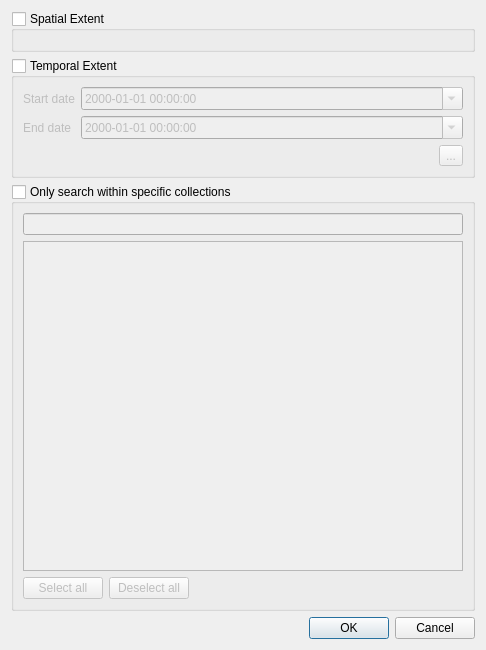
<?xml version="1.0" encoding="UTF-8"?>
<ui version="4.0">
 <class>QgsStacSearchParametersDialog</class>
 <widget class="QDialog" name="QgsStacSearchParametersDialog">
  <property name="geometry">
   <rect>
    <x>0</x>
    <y>0</y>
    <width>486</width>
    <height>650</height>
   </rect>
  </property>
  <property name="windowTitle">
   <string>STAC Search Filters</string>
  </property>
  <layout class="QVBoxLayout" name="verticalLayout">
   <item>
    <widget class="QgsCollapsibleGroupBox" name="mSpatialGroupBox">
     <property name="title">
      <string>Spatial Extent</string>
     </property>
     <property name="checkable">
      <bool>true</bool>
     </property>
     <property name="checked">
      <bool>false</bool>
     </property>
     <layout class="QVBoxLayout" name="verticalLayout_3">
      <item>
       <widget class="QgsExtentWidget" name="mSpatialExtent" native="true"/>
      </item>
     </layout>
    </widget>
   </item>
   <item>
    <widget class="QgsCollapsibleGroupBox" name="mTemporalGroupBox">
     <property name="title">
      <string>Temporal Extent</string>
     </property>
     <property name="checkable">
      <bool>true</bool>
     </property>
     <property name="checked">
      <bool>false</bool>
     </property>
     <layout class="QFormLayout" name="formLayout">
      <item row="0" column="0">
       <widget class="QLabel" name="label">
        <property name="text">
         <string>Start date</string>
        </property>
       </widget>
      </item>
      <item row="0" column="1">
       <widget class="QgsDateTimeEdit" name="mFromDateTimeEdit">
        <property name="currentSection">
         <enum>QDateTimeEdit::Section::YearSection</enum>
        </property>
        <property name="displayFormat">
         <string>yyyy-MM-dd HH:mm:ss</string>
        </property>
        <property name="calendarPopup">
         <bool>true</bool>
        </property>
        <property name="timeSpec">
         <enum>Qt::TimeSpec::UTC</enum>
        </property>
       </widget>
      </item>
      <item row="1" column="0">
       <widget class="QLabel" name="label_2">
        <property name="text">
         <string>End date</string>
        </property>
       </widget>
      </item>
      <item row="1" column="1">
       <widget class="QgsDateTimeEdit" name="mToDateTimeEdit">
        <property name="currentSection">
         <enum>QDateTimeEdit::Section::YearSection</enum>
        </property>
        <property name="displayFormat">
         <string>yyyy-MM-dd HH:mm:ss</string>
        </property>
        <property name="calendarPopup">
         <bool>true</bool>
        </property>
        <property name="timeSpec">
         <enum>Qt::TimeSpec::UTC</enum>
        </property>
       </widget>
      </item>
      <item row="2" column="1">
       <layout class="QHBoxLayout" name="horizontalLayout">
        <item>
         <spacer name="horizontalSpacer">
          <property name="orientation">
           <enum>Qt::Orientation::Horizontal</enum>
          </property>
          <property name="sizeHint" stdset="0">
           <size>
            <width>40</width>
            <height>20</height>
           </size>
          </property>
         </spacer>
        </item>
        <item>
         <widget class="QToolButton" name="mTemporalToolButton">
          <property name="text">
           <string>...</string>
          </property>
         </widget>
        </item>
       </layout>
      </item>
     </layout>
    </widget>
   </item>
   <item>
    <widget class="QgsCollapsibleGroupBox" name="mCollectionsGroupBox">
     <property name="title">
      <string>Only search within specific collections</string>
     </property>
     <property name="checkable">
      <bool>true</bool>
     </property>
     <property name="checked">
      <bool>false</bool>
     </property>
     <layout class="QVBoxLayout" name="verticalLayout_2">
      <item>
       <widget class="QgsFilterLineEdit" name="mCollectionsFilterLineEdit"/>
      </item>
      <item>
       <widget class="QListView" name="mCollectionsListView">
        <property name="editTriggers">
         <set>QAbstractItemView::EditTrigger::NoEditTriggers</set>
        </property>
        <property name="showDropIndicator" stdset="0">
         <bool>false</bool>
        </property>
       </widget>
      </item>
      <item>
       <layout class="QHBoxLayout" name="horizontalLayout_2">
        <item>
         <widget class="QPushButton" name="mSelectAllCollectionsButton">
          <property name="text">
           <string>Select all</string>
          </property>
         </widget>
        </item>
        <item>
         <widget class="QPushButton" name="mDeselectAllCollectionsButton">
          <property name="text">
           <string>Deselect all</string>
          </property>
         </widget>
        </item>
        <item>
         <spacer name="horizontalSpacer_2">
          <property name="orientation">
           <enum>Qt::Orientation::Horizontal</enum>
          </property>
          <property name="sizeHint" stdset="0">
           <size>
            <width>40</width>
            <height>20</height>
           </size>
          </property>
         </spacer>
        </item>
       </layout>
      </item>
     </layout>
    </widget>
   </item>
   <item>
    <widget class="QDialogButtonBox" name="buttonBox">
     <property name="orientation">
      <enum>Qt::Orientation::Horizontal</enum>
     </property>
     <property name="standardButtons">
      <set>QDialogButtonBox::StandardButton::Cancel|QDialogButtonBox::StandardButton::Ok</set>
     </property>
    </widget>
   </item>
  </layout>
 </widget>
 <customwidgets>
  <customwidget>
   <class>QgsFilterLineEdit</class>
   <extends>QLineEdit</extends>
   <header>qgsfilterlineedit.h</header>
  </customwidget>
  <customwidget>
   <class>QgsCollapsibleGroupBox</class>
   <extends>QGroupBox</extends>
   <header>qgscollapsiblegroupbox.h</header>
   <container>1</container>
  </customwidget>
  <customwidget>
   <class>QgsDateTimeEdit</class>
   <extends>QDateTimeEdit</extends>
   <header>qgsdatetimeedit.h</header>
  </customwidget>
  <customwidget>
   <class>QgsExtentWidget</class>
   <extends>QWidget</extends>
   <header>qgsextentwidget.h</header>
   <container>1</container>
  </customwidget>
 </customwidgets>
 <resources/>
 <connections>
  <connection>
   <sender>buttonBox</sender>
   <signal>accepted()</signal>
   <receiver>QgsStacSearchParametersDialog</receiver>
   <slot>accept()</slot>
   <hints>
    <hint type="sourcelabel">
     <x>248</x>
     <y>254</y>
    </hint>
    <hint type="destinationlabel">
     <x>157</x>
     <y>274</y>
    </hint>
   </hints>
  </connection>
  <connection>
   <sender>buttonBox</sender>
   <signal>rejected()</signal>
   <receiver>QgsStacSearchParametersDialog</receiver>
   <slot>reject()</slot>
   <hints>
    <hint type="sourcelabel">
     <x>316</x>
     <y>260</y>
    </hint>
    <hint type="destinationlabel">
     <x>286</x>
     <y>274</y>
    </hint>
   </hints>
  </connection>
 </connections>
</ui>
